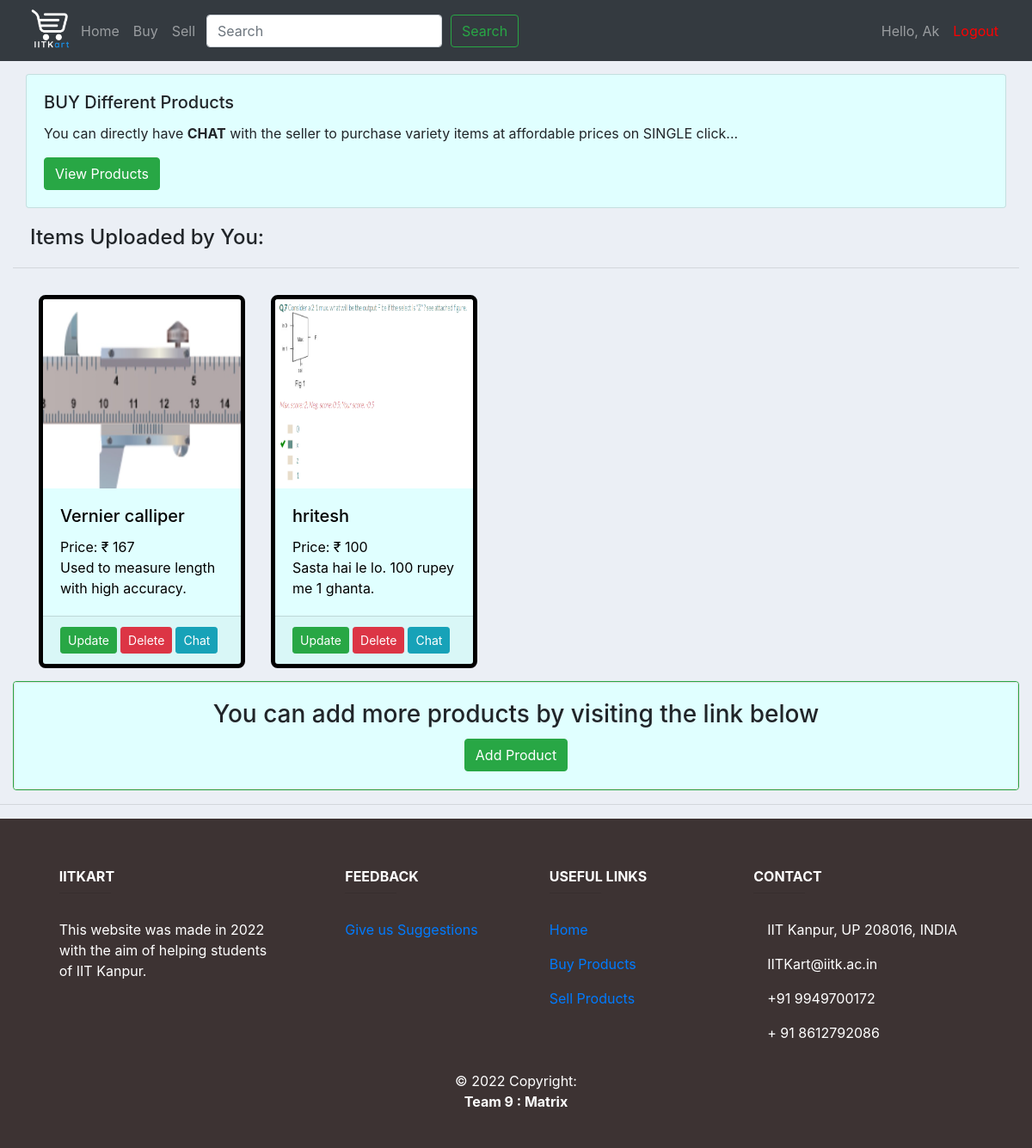
Before: / (signed in) with the older database file.
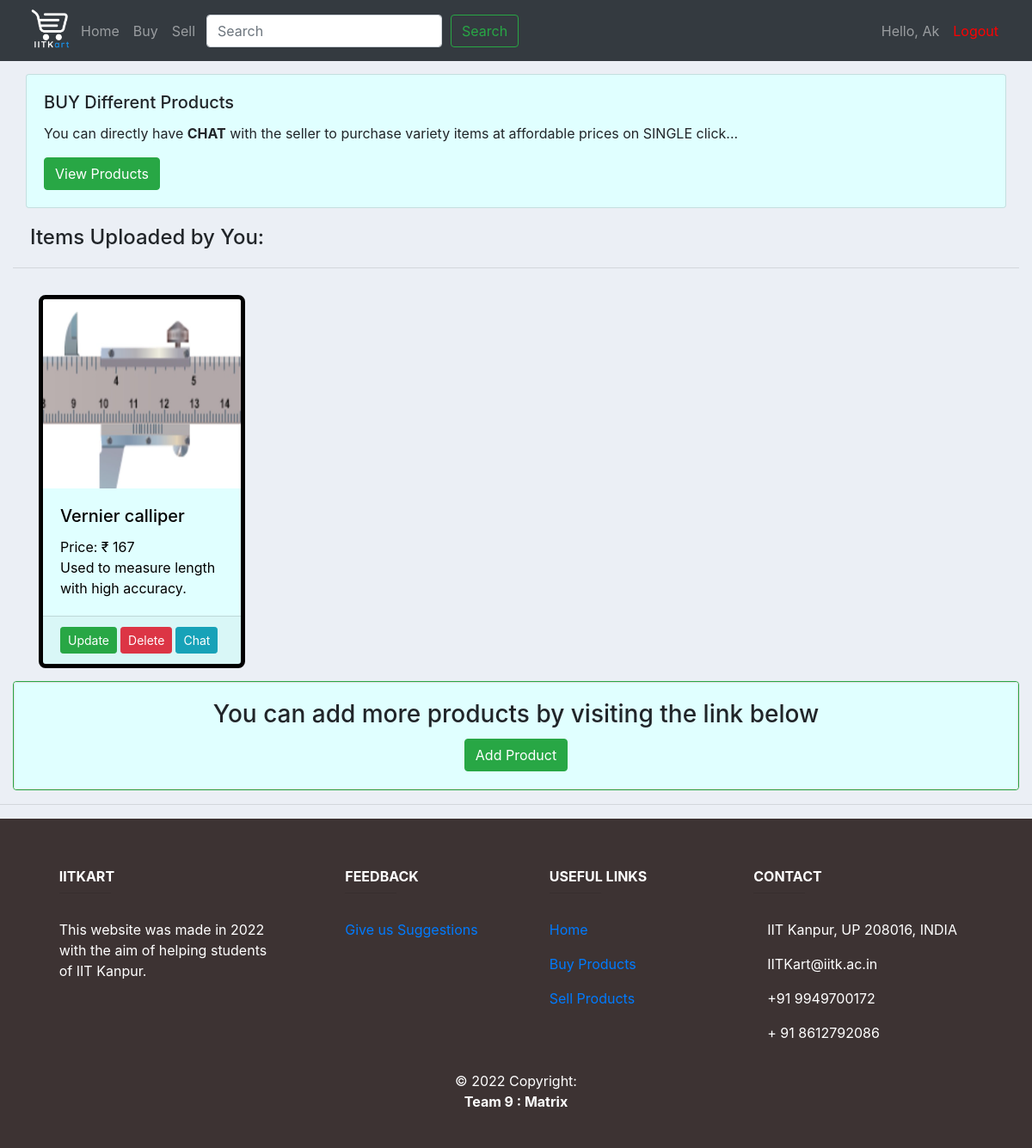
After: the same page with the newer database file.
### accounts/models.py (models this page shows)
class Sell(models.Model): #This model is used to define a product to be traded of
    name = models.CharField(max_length=40,null=True)
    description = models.TextField(max_length=200,null=True)
    photo = models.ImageField(null=True,blank=True,upload_to="images/")
    price = models.IntegerField()
    seller = models.ForeignKey(User,null=True,on_delete=models.SET_NULL)
    def __str__(self):
        return self.name

### accounts/views.py (the view)
# urls.py: path('', views.home, name="home"),
@login_required(login_url='accounts:login')
def home(request):   #This is used to redirect logged in user to Home page and send the product list of items uploaded by that used to that page
    products = Sell.objects.filter(seller=request.user)
    print(products)
    n = len(products)
    print(n)
    nSlides= n
    parameters={'no_of_slides':nSlides, 'range':range(1,nSlides), 'products': products}
    return render(request, 'accounts/home.html', parameters)

### accounts/templates/accounts/home.html (shortened to what this page needs)
{%  extends 'accounts/main.html' %}
{% block content %}
{% load static %}
<div class="card" style="margin:15px; background-color:#E0FFFF;">
  <div class="card-body">
    <h5 class="card-title">BUY Different Products</h5>
    <p class="card-text">You can directly have <b>CHAT</b> with the seller to purchase variety items at affordable prices on SINGLE click...</p>
    <a href="{% url 'accounts:buy' %}" class="btn btn-success">View Products</a>
  </div>
</div>
{% if products %}
<h4 style="margin:20px">Items Uploaded by You: </h4>
<hr>
<div class="container">
    <div class="row">
{% for item in products %}
            <div class="card" style="width: 15rem; margin: 15px 15px; border: 5px solid black; border-radius: 8px;background-color:#E0FFFF;">
                <a href="/sell_detail/{{item.id}}"><img class="card-img-top" src="{{item.photo.url}}" alt="Card image cap"
                style="width: 230px; height: 220px">
                <div class="card-body">
                  <h5 class="card-title" style="color:black;">{{item.name}}</h5>
                  <p class="card-text" style="color:black;"> Price: &#8377; {{item.price}} <br> {{item.description}}</p>
                </div>
                </a>
                <div class="card-footer">
                  <div class="btn-toolbar" role="toolbar" aria-label="Toolbar with button groups">
                    <div class="btn-group btn-group-sm btn-group mr-1" role="group" aria-label="First group">
                    <a class="btn btn-success" href="/update/{{item.id}}">Update</a>
                    </div>
                    <div class="btn-group btn-group-sm btn-group mr-1" role="group" aria-label="Second group">
                    <a class="btn btn-danger" href="/delete/{{item.id}}">Delete</a>
                    </div>
                    <div class="btn-group btn-group-sm btn-group mr-1" role="group" aria-label="Third group">
                    <a href="#" class="btn btn-info" onclick="joinRoom('{{item.name}}','{{item.id}}')">Chat</a>
                    </div>
                  </div>
                </div>
              </div>
{% endfor %}
            </div>
        </div>
        <div class="card border-success mb-3">
          <div class="card text-center">
            <div class="card-body" style="background-color:#E0FFFF;" >
              <h3 class="card-title">You can add more products by visiting the link below</h3>
              <a href="{% url 'accounts:sell' %}" class="btn btn-success">Add Product</a>
            </div>
          </div>
        </div>
{% endif %}
 {% endblock %}

### accounts/templates/accounts/main.html (shortened to what this page needs)
{% load static %}
<!DOCTYPE html>
<html>
<head>
	<link rel="stylesheet" href="https://stackpath.bootstrapcdn.com/bootstrap/4.3.1/css/bootstrap.min.css">
	<link rel="stylesheet" type="text/css" href="{% static '/css/main.css' %}">
</head>
<body>
	{%  include 'accounts/navbar.html' %}
	<div class="container-fluid">
	{% block content %}
	{% endblock %}
    </div>
	<hr>
	{%  include 'accounts/footer.html' %}
</body>
</html>

### accounts/templates/accounts/navbar.html (shortened to what this page needs)
{% load static %}
<nav class="navbar navbar-expand-lg navbar-dark bg-dark">
  <div class="container-fluid">
    <img src="/media/images/logo_trans.png" alt="logo" width="55px">
    <div class="collapse navbar-collapse" id="navbarSupportedContent">
      <ul class="navbar-nav me-auto mb-2 mb-lg-0">
        <li class="nav-item">
          <a class="nav-link" href="{% url 'accounts:home' %}">Home</a>
        </li>
        <li class="nav-item">
          <a class="nav-link" href="{% url 'accounts:buy' %}">Buy</a>
        </li>
        <li class="nav-item">
          <a class="nav-link" href="{% url 'accounts:sell' %}">Sell</a>
        </li>
      </ul>
        <form class="d-flex" action='/search'>
          <input name='search' class="form-control me-2" type="search" placeholder="Search" aria-label="Search" style="margin: 0px 5px">
          <button class="btn btn-outline-success" type="submit" style="margin: 0px 5px">Search</button>
        </form>
      <ul class="navbar-nav ml-auto">
        <li class="nav-item">
          <a class="nav-link">Hello, {{request.user}}</a>
        </li>
        <li class="nav-item">
          <a class="nav-link" href="{% url 'accounts:logout' %}" style="color: red">Logout</a>
        </li>
      </ul>
    </div>
  </div>
</nav>

### accounts/templates/accounts/footer.html (shortened to what this page needs)
<footer class="page-footer font-small unique-color-dark" style="background-color: rgb(61, 51, 51); color: white; padding: 10px;">
    <div class="container text-center text-md-left mt-5">
      <div class="row mt-3">
        <div class="col-md-3 col-lg-4 col-xl-3 mx-auto mb-4">
          <h6 class="text-uppercase font-weight-bold">IITKart</h6>
          <hr class="deep-purple accent-2 mb-4 mt-0 d-inline-block mx-auto" style="width: 60px;">
          <p>This website was made in 2022 with the aim of helping students of IIT Kanpur.
          </p>
        </div>
        <div class="col-md-2 col-lg-2 col-xl-2 mx-auto mb-4">
          <h6 class="text-uppercase font-weight-bold">Feedback</h6>
          <hr class="deep-purple accent-2 mb-4 mt-0 d-inline-block mx-auto" style="width: 60px;">
          <p>
            <a href="https://docs.google.com/forms/d/e/1FAIpQLSdaxpjTx1Ul24Xa-1HB52q69aGOL9bXf0aKQ7_8yhbL8N1qUw/viewform?usp=sf_link">Give us Suggestions</a>
          </p>
        </div>
        <div class="col-md-3 col-lg-2 col-xl-2 mx-auto mb-4">
          <h6 class="text-uppercase font-weight-bold">Useful links</h6>
          <hr class="deep-purple accent-2 mb-4 mt-0 d-inline-block mx-auto" style="width: 60px;">
          <p>
            <a href="{%url 'accounts:home'%}">Home</a>
          </p>
          <p>
            <a href="{%url 'accounts:buy'%}">Buy Products</a>
          </p>
          <p>
            <a href="{%url 'accounts:sell'%}">Sell Products</a>
          </p>
        </div>
        <div class="col-md-4 col-lg-3 col-xl-3 mx-auto mb-md-0 mb-4">
          <h6 class="text-uppercase font-weight-bold">Contact</h6>
          <hr class="deep-purple accent-2 mb-4 mt-0 d-inline-block mx-auto" style="width: 60px;">
          <p>
             IIT Kanpur, UP 208016, INDIA</p>
          <p>
             IITKart@iitk.ac.in</p>
          <p>
             +91 9949700172</p>
          <p>
             + 91 8612792086</p>
        </div>
      </div>
    </div>
    <div class="footer-copyright text-center py-3">© 2022 Copyright:
      <p><b>Team 9 : Matrix</b></p>
    </div>
  </footer>

### static/css/main.css (style rules this page uses)
body { background-color: #ebeff5; }

Changed rows visible on the page:
removed Sell: photo (picture), name "hritesh", price "100", description "Sasta hai le lo. 100 rupey me 1 ghanta."
